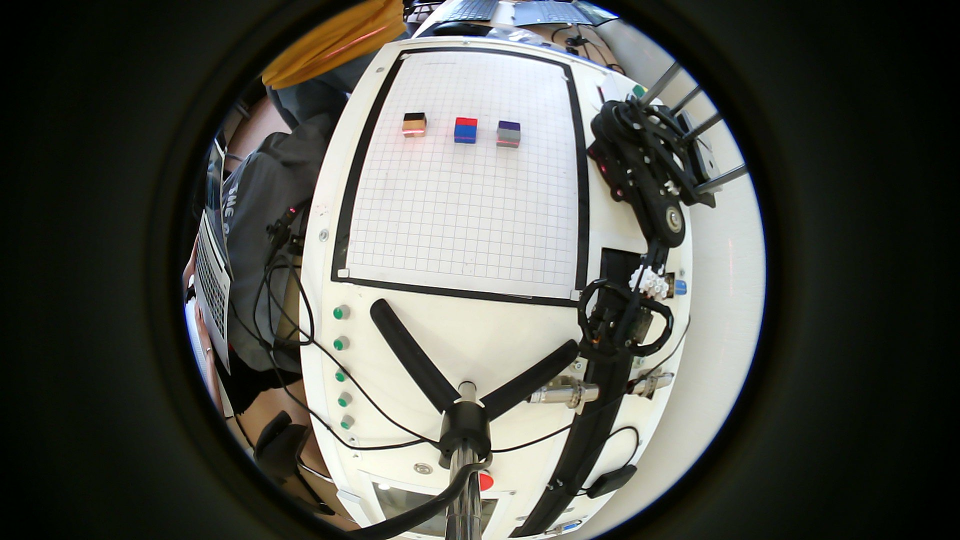
%> input picture Matlab/image01.jpg, 1920 x 1080 px (shown at 1/2 size)
$ octave untitled22.m   (GNU Octave 9; MATLAB toolbox functions it lacks are replaced by stand-ins)
%> lines starting %> are read from the running program, lines starting %| are printed output that depends on the picture; in (x1, y1, x2, y2) boxes, pixels count from 0 and x2, y2 are one past the last pixel; in counts of white or black regions, pixels touching at a corner belong together; the program's own positions count from 1; long printed decimals are rounded
clear;
clc;
close all;

%% =========================================================
%  0. 参数区
% ==========================================================
imgName = 'image01.jpg';

% 第二块蓝色木块大致搜索区域
search_y1_ratio = 0.14;
search_y2_ratio = 0.36;
search_x1_ratio = 0.36;
search_x2_ratio = 0.52;

% 第二块蓝色木块大致中心位置
target_cx_ratio = 0.44;
target_cy_ratio = 0.25;

% 只在蓝色面内部寻找紫红色激光
% 这里不要太靠上，也不要太靠下
laser_y1_factor = 0.35;
laser_y2_factor = 0.82;

% 手动微调最终线条位置
% 如果线偏上，改成 1、2、3
% 如果线偏下，改成 -1、-2、-3
manualYOffset = 0;

% 显示粗细
line_thickness_mask = 4;
line_width_overlay = 4;

%% =========================================================
%  1. 读取图像
% ==========================================================
black_image = imread(imgName);
%> black_image is the input picture: size 1080x1920x3 uint8; mean R, G, B 80.4, 82.2, 75.2

if size(black_image, 3) == 1
    black_image = cat(3, black_image, black_image, black_image);
end

img = im2double(black_image);
[imgH, imgW, ~] = size(img);
%> imgH = 1080; imgW = 1920

%% =========================================================
%  2. RGB 与 HSV
% ==========================================================
hsvImage = rgb2hsv(img);
%> hsvImage: size 1080x1920x3 double; mean H, S, V 0.281, 0.392, 0.334

H = hsvImage(:,:,1);
S = hsvImage(:,:,2);
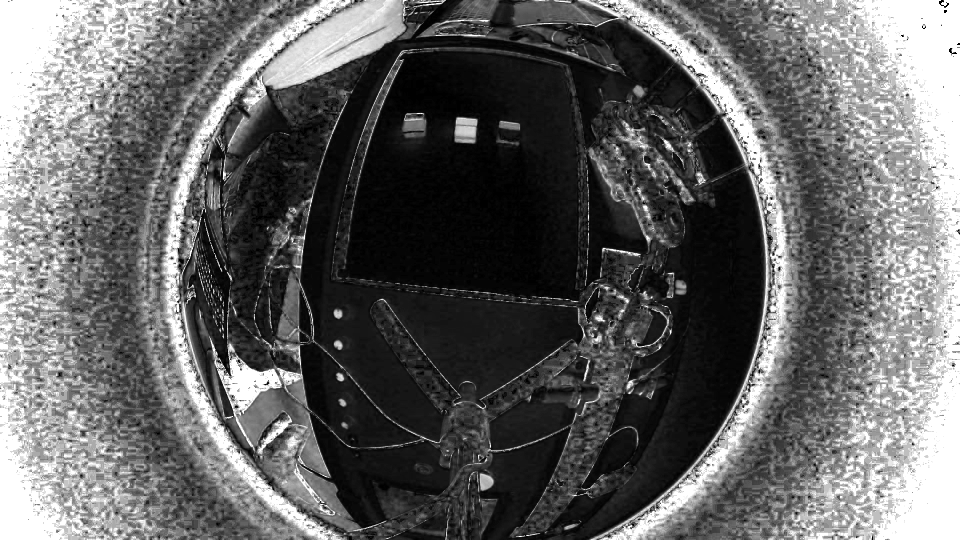
%> S: size 1080x1920 double (shown at 1/2 size); min 0, max 1, mean 0.392
V = hsvImage(:,:,3);

R = img(:,:,1);
G = img(:,:,2);
B = img(:,:,3);

%% =========================================================
%  3. 自动寻找第二块蓝色木块
% ==========================================================
searchMask = false(imgH, imgW);

sy1 = max(round(search_y1_ratio * imgH), 1);
%> sy1 = 151
sy2 = min(round(search_y2_ratio * imgH), imgH);
%> sy2 = 389
sx1 = max(round(search_x1_ratio * imgW), 1);
%> sx1 = 691
sx2 = min(round(search_x2_ratio * imgW), imgW);
%> sx2 = 998

searchMask(sy1:sy2, sx1:sx2) = true;
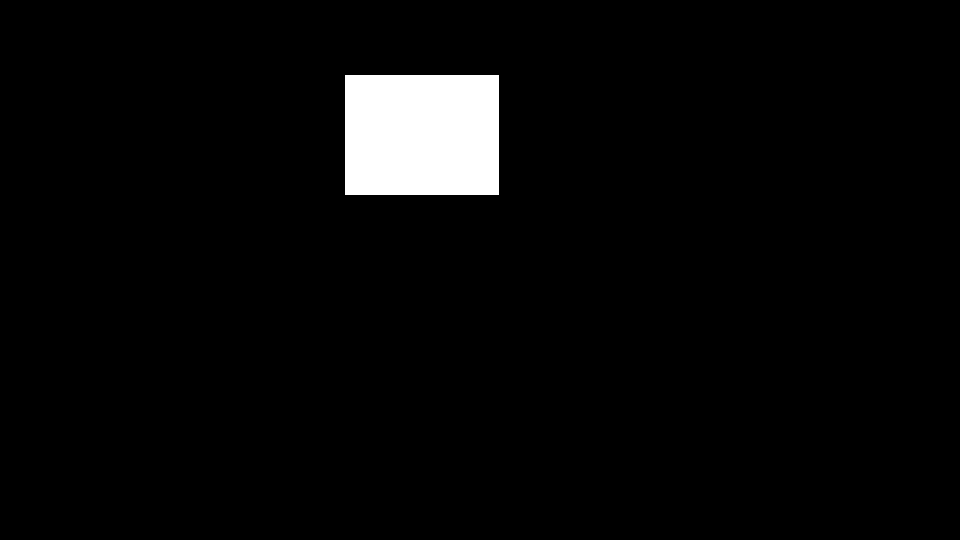
%> searchMask: size 1080x1920 logical (shown at 1/2 size); 3.5% white; 1 white region, box (x1, y1, x2, y2) and area: (690, 150, 998, 389) 73612

% 蓝色区域条件
blueMask = (H > 0.52 & H < 0.72) & ...
           (S > 0.15) & ...
           (V > 0.10) & ...
           (B > 0.15) & ...
           (B > 1.02 * R) & ...
           (B > 1.02 * G) & ...
           searchMask;
%> blueMask: size 1080x1920 logical; 0.09% white; 8 white regions (3 under 20 px), largest, box (x1, y1, x2, y2) and area: (908, 250, 955, 288) 1489, (690, 182, 700, 200) 127, (690, 159, 704, 171) 79, (707, 150, 716, 160) 59, (690, 150, 700, 159) 49

blueMask = bwareaopen(blueMask, 8);
blueMask = imclose(blueMask, strel('disk', 2));
%> blueMask: size 1080x1920 logical; 0.09% white; 4 white regions

figure;
imshow(blueMask);
title('Blue Mask - 第二块蓝色木块');

cc = bwconncomp(blueMask);
%> cc = 4 connected components
stats = regionprops(cc, 'Area', 'BoundingBox', 'Centroid');
%> stats = 4 regions; box (x1, y1, x2, y2), Area and Centroid: (908, 250, 955, 288) 1552 [931.8 269.3], (690, 150, 704, 171) 144 [695.8 161.1], (690, 182, 700, 200) 131 [694.9 190.8], (707, 150, 716, 160) 62 [711.7 154.7]

if isempty(stats)
    error('没有找到第二块蓝色木块，请放宽蓝色阈值。');
end

% 选择最接近中间第二块木块的蓝色区域
scores = zeros(length(stats), 1);

for i = 1:length(stats)
    cx = stats(i).Centroid(1);
    cy = stats(i).Centroid(2);
    area = stats(i).Area;

    posPenalty = 800 * abs(cx / imgW - target_cx_ratio) + ...
                 400 * abs(cy / imgH - target_cy_ratio);

    scores(i) = area - posPenalty;
end
%> this loop made 4 passes
%> (cx, cy, area, posPenalty) on passes 1 to 4: (695.8, 161.1, 144, 102.4), (694.9, 190.8, 131, 91.78), (711.7, 154.7, 62, 98.15), (931.8, 269.3, 1552, 36.48)
%> after the loop, scores = [41.58; 39.22; -36.15; 1515.5]

[~, idx] = max(scores);
%> idx = 4
bbox = stats(idx).BoundingBox;
%> bbox = [908.5 250.5 47 38]

bx = bbox(1);
%> bx = 908.5
by = bbox(2);
%> by = 250.5
bw = bbox(3);
%> bw = 47
bh = bbox(4);
%> bh = 38

%% =========================================================
%  4. 构造蓝色面内部 ROI
%  重点：只看蓝色面，不看上方红色块，也不看最底部反光
% ==========================================================
laser_x1 = max(floor(bx - 0.10 * bw), 1);
%> laser_x1 = 903
laser_x2 = min(ceil(bx + 1.10 * bw), imgW);
%> laser_x2 = 961

laser_y1 = max(floor(by + laser_y1_factor * bh), 1);
%> laser_y1 = 263
laser_y2 = min(ceil(by + laser_y2_factor * bh), imgH);
%> laser_y2 = 282

laserROIMask = false(imgH, imgW);
laserROIMask(laser_y1:laser_y2, laser_x1:laser_x2) = true;
%> laserROIMask: size 1080x1920 logical; 0.06% white; 1 white region, box (x1, y1, x2, y2) and area: (902, 262, 961, 282) 1180

figure;
imshow(black_image);
hold on;
rectangle('Position', [laser_x1, laser_y1, laser_x2-laser_x1, laser_y2-laser_y1], ...
          'EdgeColor', 'g', 'LineWidth', 2);
title('ROI - 第二块蓝色面内部紫红色激光搜索区域');
%> figure, not shown here; shown at 1/2 size; its title reads 'ROI - 第二块蓝色面内部紫红色激光搜索区域'
hold off;

%% =========================================================
%  5. 针对蓝色背景增强紫红色激光
% ==========================================================
% 蓝色背景会导致 B 通道很强，所以不能要求 R > B
% 紫红激光的特点是：
% 1. R 相对周围蓝色面增加
% 2. G 较低
% 3. R 和 B 同时存在，看起来偏紫红

% 局部红色增强：把红色通道减去周围背景
R_bg = medfilt2(R, [15 15], 'symmetric');
localRed = R - R_bg;
localRed(localRed < 0) = 0;

% 归一化颜色比例，减少亮度影响
sumRGB = R + G + B + eps;
rNorm = R ./ sumRGB;
gNorm = G ./ sumRGB;
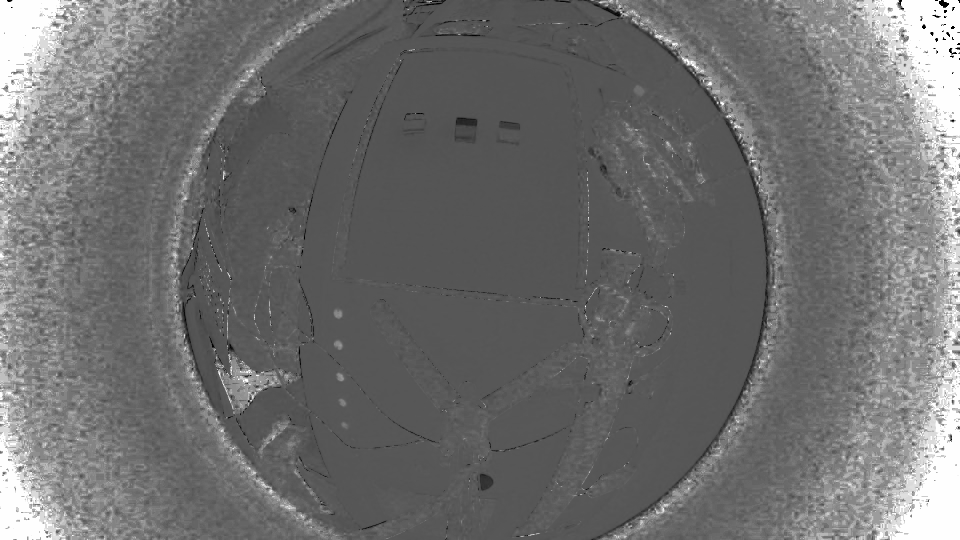
%> gNorm: size 1080x1920 double (shown at 1/2 size); min 0, max 1, mean 0.437
bNorm = B ./ sumRGB;
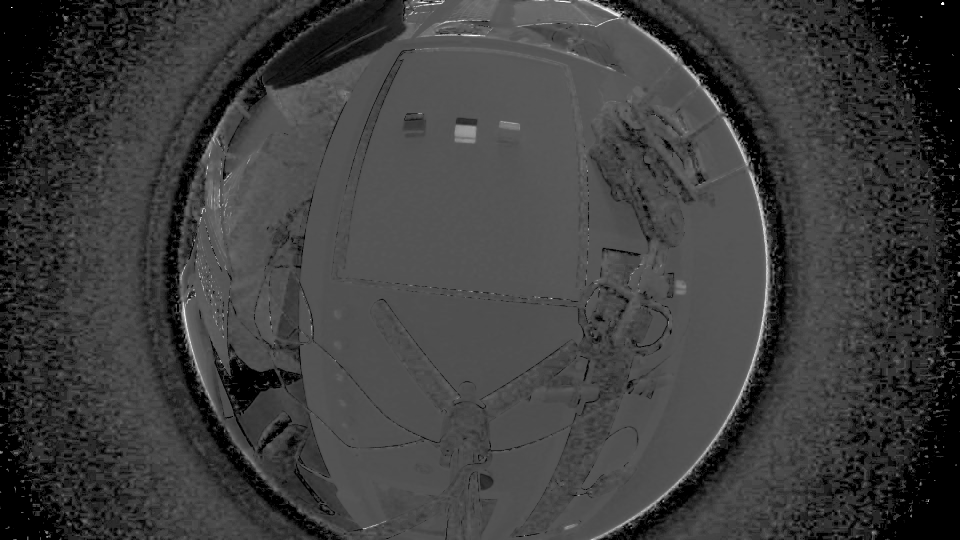
%> bNorm: size 1080x1920 double (shown at 1/2 size); min 0, max 1, mean 0.243

% 紫红色得分：增强 R，保留 B，压制 G
purpleScore = 0.55 * rNorm + 0.35 * bNorm - 0.90 * gNorm + 1.20 * localRed;
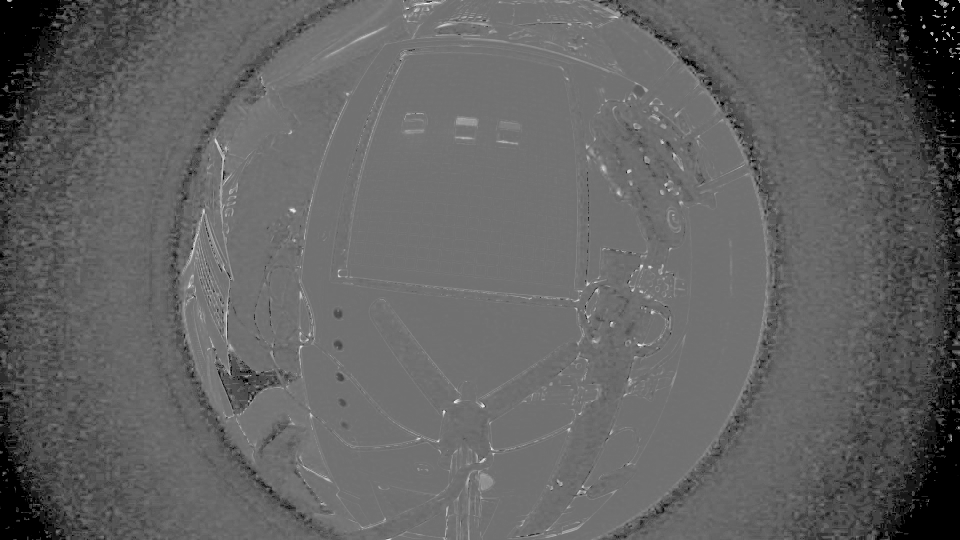
%> purpleScore: size 1080x1920 double (shown at 1/2 size); min -0.9, max 1.11, mean -0.123; drawn with min black and max white

% 只在蓝色面 ROI 内计算
purpleScore(~laserROIMask) = 0;

% 平滑一下，增强连续线条
purpleScoreSmooth = imgaussfilt(purpleScore, 0.8);

% 候选区域阈值：使用自适应阈值
vals = purpleScoreSmooth(laserROIMask);
%> vals = 1180 values, max 0.511 at index 495, min -0.00739 at index 264, mean 0.0757
vals = vals(vals > 0);
%> vals = 1073 values, max 0.511 at index 453, min 6.63e-05 at index 224, mean 0.0836

if isempty(vals)
    error('ROI 内没有有效紫红色响应。');
end

scoreThreshold = mean(vals) + 0.45 * std(vals);
%> scoreThreshold = 0.133

candidateMask = laserROIMask & (purpleScoreSmooth > scoreThreshold);
%> candidateMask: size 1080x1920 logical; 0.01% white; 1 white region, box (x1, y1, x2, y2) and area: (909, 272, 949, 279) 203

% 去除小噪声，轻微连接横向线
candidateMask = bwareaopen(candidateMask, 1);
candidateMask = imclose(candidateMask, strel('line', 5, 0));
%> candidateMask: size 1080x1920 logical; 0.01% white; 1 white region, box (x1, y1, x2, y2) and area: (909, 272, 949, 279) 206

candidateMaskShow = imdilate(candidateMask, strel('disk', 2));
%> candidateMaskShow: size 1080x1920 logical; 0.02% white; 1 white region, box (x1, y1, x2, y2) and area: (907, 270, 951, 281) 382

figure;
imshow(candidateMaskShow);
title('Purple Candidate Mask - 蓝色面上的紫红色激光候选区域');

%% =========================================================
%  6. 估计蓝色面方向
%  用蓝色块上边缘估计斜率，使激光线和蓝色面平行
% ==========================================================
blueTopX = [];
blueTopY = [];

colStart = max(round(bx), 1);
%> colStart = 909
colEnd   = min(round(bx + bw), imgW);
%> colEnd = 956

for col = colStart:colEnd
    rows = find(blueMask(:, col));
    if ~isempty(rows)
        blueTopX(end+1) = col;
        blueTopY(end+1) = min(rows);
    end
end
%> this loop made 48 passes
%> rows on passes 46 to 47: [255; 256; 257; 258; 259; 260; 261; 262; 263; 264; 265; 266], [258; 259]
%> after the loop, blueTopX = 47 values from 909 to 955; blueTopY = 47 values, max 264 at index 1, min 251 at index 5, mean 252.8

if length(blueTopX) >= 5
    pBlue = polyfit(blueTopX, blueTopY, 1);
%> pBlue = [0.0341 221]
    kBlue = pBlue(1);
%> kBlue = 0.0341
else
    kBlue = 0;
end

disp(['蓝色面参考斜率 kBlue = ', num2str(kBlue)]);
%| 蓝色面参考斜率 kBlue = 0.03411

%% =========================================================
%  7. 用行投影找出最明显的紫红色横线
%  这一步比逐点识别更稳定，适合弱激光
% ==========================================================
scoreOnlyROI = purpleScoreSmooth;
scoreOnlyROI(~laserROIMask) = 0;

rowProfile = sum(scoreOnlyROI(:, laser_x1:laser_x2), 2);
%> rowProfile = 1080 values, max 13.82 at index 276, min 0 at index 1, mean 0.0827
rowProfileSmooth = movmean(rowProfile, 5);
%> rowProfileSmooth = 1080 values, max 11.49 at index 276, min 0 at index 1, mean 0.0827

% 只在 ROI 的 y 范围内找最大行
roiRows = laser_y1:laser_y2;
%> roiRows = 20 values from 263 to 282
[~, maxIdx] = max(rowProfileSmooth(roiRows));
%> maxIdx = 14

bestRow = roiRows(maxIdx);
%> bestRow = 276

% 手动微调最终线位置
bestRow = bestRow + manualYOffset;

disp(['检测到的紫红激光中心行 y = ', num2str(bestRow)]);
%| 检测到的紫红激光中心行 y = 276

%% =========================================================
%  8. 在 bestRow 附近提取有效点
% ==========================================================
xPoints = [];
yPoints = [];

searchHalfHeight = 4;

for col = laser_x1:laser_x2

    yMin = max(bestRow - searchHalfHeight, laser_y1);
    yMax = min(bestRow + searchHalfHeight, laser_y2);

    columnData = purpleScoreSmooth(yMin:yMax, col);

    if isempty(columnData)
        continue;
    end

    [maxVal, rowIndex] = max(columnData);
    realY = yMin + rowIndex - 1;

    % 只要比局部均值高一点就保留，避免弱激光被删掉
    if maxVal > 0.6 * scoreThreshold
        xPoints(end+1) = col;
        yPoints(end+1) = realY;
    end
end
%> this loop made 59 passes
%> (maxVal, rowIndex, realY) on passes 1 to 12: (0.0191, 7, 278), (0.0223, 1, 272), (0.0203, 1, 272), (0.0184, 1, 272), (0.0392, 5, 276), (0.0733, 5, 276), (0.0945, 5, 276), (0.158, 5, 276), (0.218, 5, 276), (0.275, 5, 276), (0.321, 5, 276), (0.352, 5, 276)
%> after the loop, xPoints = 43 values from 909 to 951; yPoints = 43 values from 276 to 278

disp(['用于拟合的激光点数量：', num2str(length(xPoints))]);
%| 用于拟合的激光点数量：43

%% =========================================================
%  9. 生成最终激光直线
%  如果点足够，用点修正截距；如果点少，直接使用 bestRow
% ==========================================================
centerX = mean([laser_x1, laser_x2]);
%> centerX = 932

if length(xPoints) >= 3
    % 固定斜率为蓝色面斜率，只求截距
    bLaser = median(yPoints - kBlue * xPoints);
%> bLaser = 245
else
    % 点太少时，仍然输出一条位于蓝色面上的线
    bLaser = bestRow - kBlue * centerX;
end

xDraw = laser_x1:laser_x2;
%> xDraw = 59 values from 903 to 961
yDraw = round(kBlue * xDraw + bLaser);
%> yDraw = 59 values from 276 to 278

valid = (xDraw >= 1) & (xDraw <= imgW) & ...
        (yDraw >= 1) & (yDraw <= imgH);
%> valid = 59 logical values, 59 true

xDraw = xDraw(valid);
yDraw = yDraw(valid);

disp('检测完成：');
disp(['激光直线方程： y = ', num2str(kBlue), ' * x + ', num2str(bLaser)]);
%| 激光直线方程： y = 0.03411 * x + 245.003

%% =========================================================
%  10. 黑底图显示完整激光线
% ==========================================================
lineMask = false(imgH, imgW);

ind = sub2ind([imgH, imgW], yDraw, xDraw);
%> ind = 59 values from 974436 to 1037078
lineMask(ind) = true;
%> lineMask: size 1080x1920 logical; 0% white in thin lines or dots, all inside (x1, y1, x2, y2) = (902, 275, 961, 278)

lineMaskShow = imdilate(lineMask, strel('disk', line_thickness_mask));
%> lineMaskShow: size 1080x1920 logical; 0.02% white; 1 white region, box (x1, y1, x2, y2) and area: (899, 272, 964, 281) 447

figure;
imshow(lineMaskShow);
title('Laser Line - 第二块蓝色面上的紫红色激光线');

%% =========================================================
%  11. 原图显示结果
% ==========================================================
figure;
imshow(black_image);
hold on;
title('第二块蓝色木块紫红色激光检测结果');

% ROI 框
rectangle('Position', [laser_x1, laser_y1, laser_x2-laser_x1, laser_y2-laser_y1], ...
          'EdgeColor', 'y', 'LineWidth', 1.5);

% 检测点
if length(xPoints) >= 1
    plot(xPoints, yPoints, 'r.', 'MarkerSize', 16);
end

% 最终完整激光线
plot(xDraw, yDraw, 'g-', 'LineWidth', line_width_overlay);
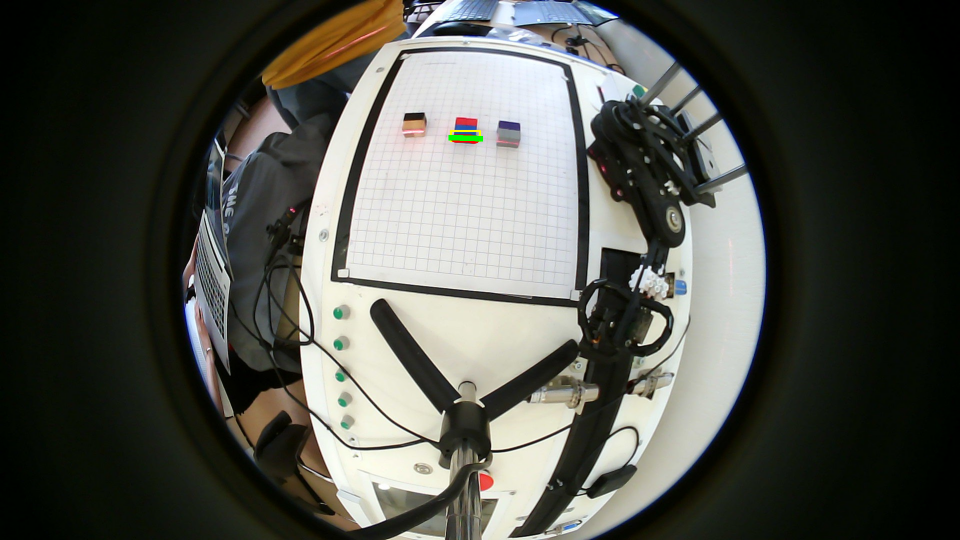
%> figure redrawn from the program's plot data; shown at 1/2 size; its title reads '第二块蓝色木块紫红色激光检测结果'

hold off;

%% =========================================================
%  12. 局部放大显示
% ==========================================================
cropPad = 25;

cropX1 = max(laser_x1 - cropPad, 1);
%> cropX1 = 878
cropY1 = max(laser_y1 - cropPad, 1);
%> cropY1 = 238
cropX2 = min(laser_x2 + cropPad, imgW);
%> cropX2 = 986
cropY2 = min(laser_y2 + cropPad, imgH);
%> cropY2 = 307

cropImg = black_image(cropY1:cropY2, cropX1:cropX2, :);

figure;
imshow(cropImg);
hold on;
title('局部放大 - 第二块蓝色面激光线');

plot(xDraw - cropX1 + 1, yDraw - cropY1 + 1, 'r-', 'LineWidth', line_width_overlay);

if length(xPoints) >= 1
    plot(xPoints - cropX1 + 1, yPoints - cropY1 + 1, 'r.', 'MarkerSize', 16);
end

rectangle('Position', [laser_x1-cropX1+1, laser_y1-cropY1+1, ...
                       laser_x2-laser_x1, laser_y2-laser_y1], ...
          'EdgeColor', 'y', 'LineWidth', 1.5);
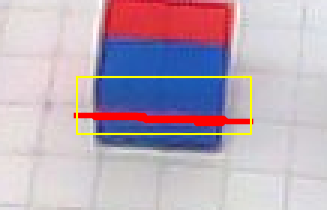
%> figure redrawn from the program's plot data; shown 3 times larger; its title reads '局部放大 - 第二块蓝色面激光线'

hold off;
